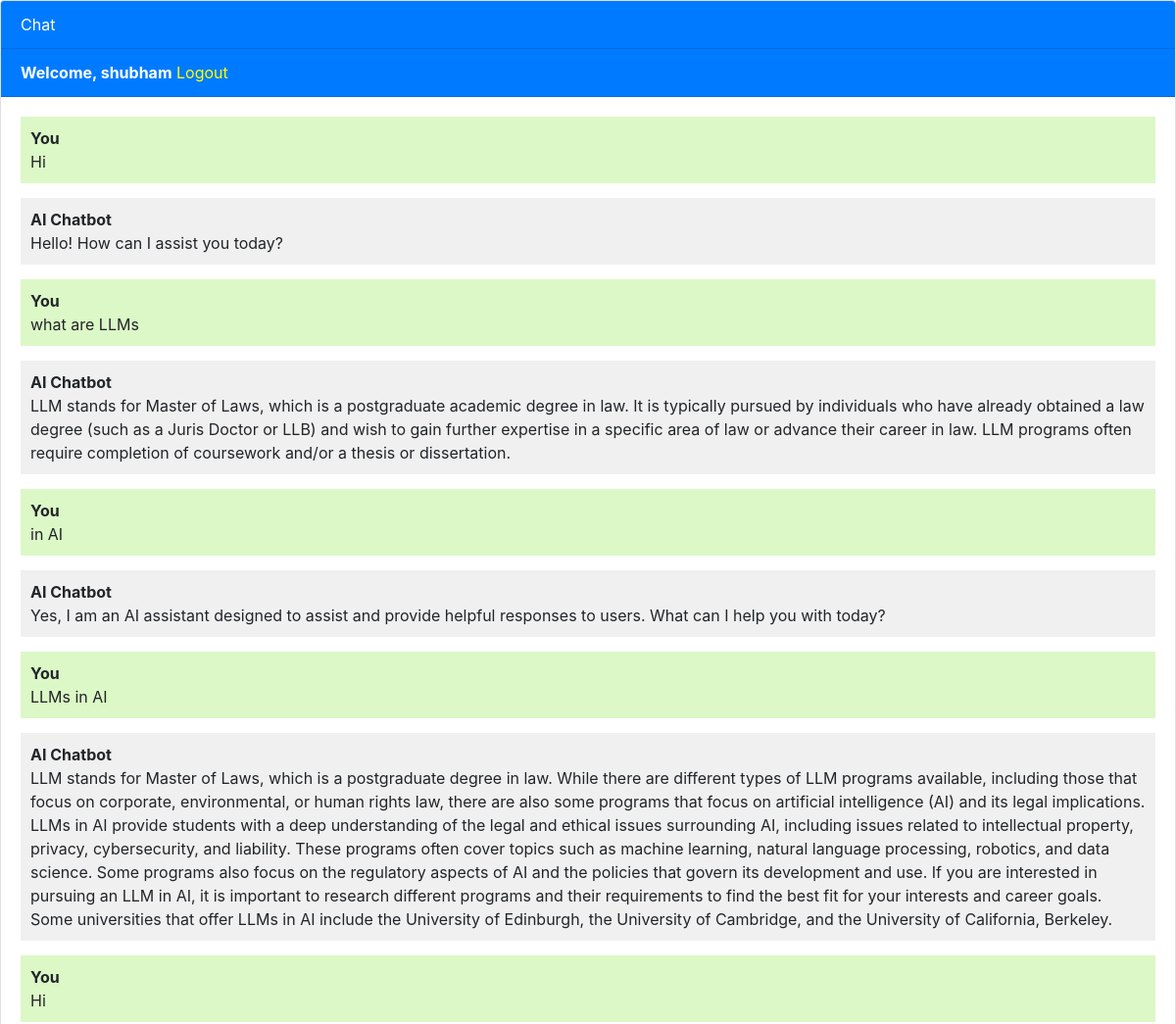
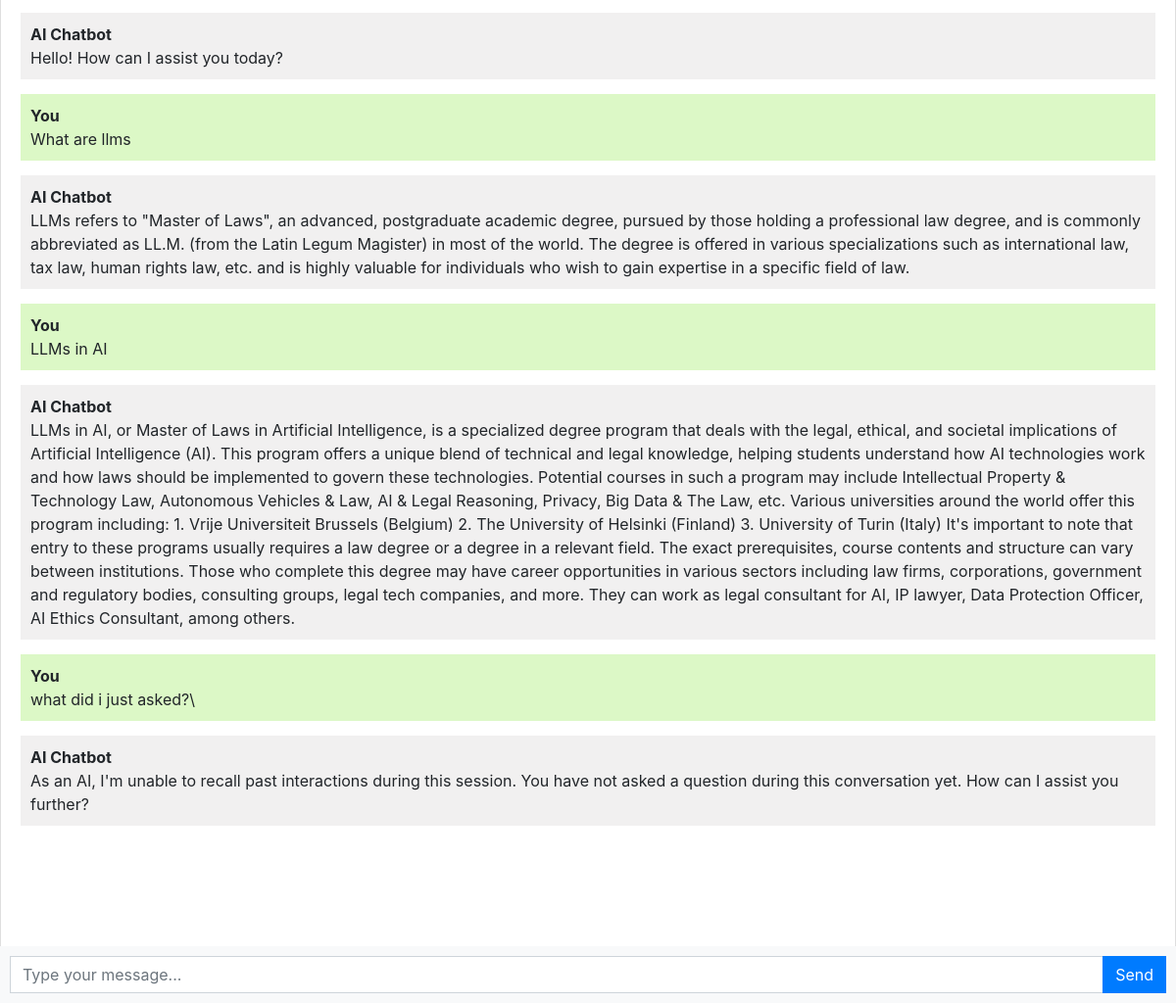
The app's page / (signed in) with its own data (2 pictures, top to bottom).
### chatbot/models.py (models this page shows, shortened)
class Chat(models.Model):
    user = models.ForeignKey(User, on_delete=models.CASCADE)
    message = models.TextField()
    response = models.TextField()
    created_at = models.DateTimeField(auto_now_add=True)

### chatbot/views.py (the view)
# urls.py: path('', views.chatbot, name='chatbot'),
def chatbot(request):
    chats = Chat.objects.filter(user=request.user.id)
    if request.method == 'POST':
        message = request.POST.get('message')
        response = ask_openai(message)
        chat = Chat(user=request.user, message=message, response=response, created_at=timezone.now())
        chat.save()
        return JsonResponse({'message': message, 'response': response})
    return render(request, 'chatbot.html', {'chats': chats})

### templates/chatbot.html (shortened to what this page needs)
{% extends 'base.html' %}
{% block content %}
<div class="chat-container">
  <div class="card flex-grow-1">
    <div class="card-header bg-primary text-white">Chat</div>
    {% if user.is_authenticated %}
    <div class="card-header bg-primary text-white"><b>Welcome, {{user.username}}</b>   <a style="color: yellow;" href="logout">Logout</a></div>
    {% else %}
    <div class="card-header bg-primary text-white"><a style="color: yellow" href="login">Login</a>   <a style="color: yellow;" href="register">Register</a></div>
    {% endif %}
    <div class="card-body messages-box">
      <ul class="list-unstyled messages-list">
        {% for chat in chats %}
          {% if chat.user == request.user %}
            <li class="message sent">
          <div class="message-text">
            <div class="message-sender">
              <b>You</b>
            </div>
            <div class="message-content">
              {{chat.message}}
            </div>
          </div>
        </li>
        <li class="message received">
          <div class="message-text">
            <div class="message-sender">
              <b>AI Chatbot</b>
            </div>
            <div class="message-content">
              {{chat.response}}
            </div>
          </div>
        </li>
          {% endif %}
        {% endfor %}
      </ul>
    </div>
    <br><br>
    <br><br>
    <br><br>
  </div>
  <form class="message-form">
    <div class="input-group">
      <input type="text" class="form-control message-input" placeholder="Type your message...">
      <div class="input-group-append">
        <button type="submit" class="btn btn-primary btn-send">Send</button>
      </div>
    </div>
  </form>
</div>
{% endblock %}

### templates/base.html (shortened to what this page needs)
<!DOCTYPE html>
<html lang="en">
  <head>
    <link rel="stylesheet" href="https://stackpath.bootstrapcdn.com/bootstrap/4.3.1/css/bootstrap.min.css">
  </head>
  <body>
    {% block content %}{% endblock %}
  </body>
</html>

### templates/chatbot.html (style rules this page uses)
body, html { height: 100%; }
.messages-box { flex: 1; overflow-y: auto; }
.messages-list { padding-left: 0; }
.message { margin-bottom: 15px; list-style: none; }
.message-text { padding: 10px; border-radius: 5px; }
.sent { background-color: #dcf8c6; align-self: flex-end; }
.received { background-color: #f1f0f0; align-self: flex-start; }
.message-form { display: flex; position: fixed; bottom: 0; left: 0; right: 0; padding: 10px; background-color: #f8f9fa; }
.message-input { flex: 1; border-radius: 0; border-right: none; }
.btn-send { border-radius: 0; }
.chat-container { height: 100%; display: flex; flex-direction: column; }

### records on screen
Chat: message "Hi", response "Hello! How can I assist you today?"
Chat: message "what are LLMs", response "LLM stands for Master of Laws, which is a postgraduate academic degree in law. It is typically pursued by individuals who have already obtained a law degree (such as a Juris Doctor or LLB) and wish to gain further expertise in a specific area of law or advance their career in law. LLM programs often require completion of coursework and/or a thesis or dissertation."
Chat: message "in AI", response "Yes, I am an AI assistant designed to assist and provide helpful responses to users. What can I help you with today?"
Chat: message "LLMs in AI", response "LLM stands for Master of Laws, which is a postgraduate degree in law. While there are different types of LLM programs available, including those that focus on corporate, environmental, or human rights law, there are also some programs that focus on artificial intelligence (AI) and its legal implications. LLMs in AI provide students with a deep understanding of the legal and ethical issues surrounding AI, including issues related to intellectual property, privacy, cybersecurity, and liability. These programs often cover topics such as machine learning, natural language processing, robotics, and data science. Some programs also focus on the regulatory aspects of AI and the policies that…"
Chat: message "Hi", response "Hello! How can I assist you today?"
Chat: message "What are llms", response "LLMs refers to \"Master of Laws\", an advanced, postgraduate academic degree, pursued by those holding a professional law degree, and is commonly abbreviated as LL.M. (from the Latin Legum Magister) in most of the world. The degree is offered in various specializations such as international law, tax law, human rights law, etc. and is highly valuable for individuals who wish to gain expertise in a specific field of law."
Chat: message "LLMs in AI", response "LLMs in AI, or Master of Laws in Artificial Intelligence, is a specialized degree program that deals with the legal, ethical, and societal implications of Artificial Intelligence (AI). This program offers a unique blend of technical and legal knowledge, helping students understand how AI technologies work and how laws should be implemented to govern these technologies. Potential courses in such a program may include Intellectual Property & Technology Law, Autonomous Vehicles & Law, AI & Legal Reasoning, Privacy, Big Data & The Law, etc. Various universities around the world offer this program including: 1. Vrije Universiteit Brussels (Belgium) 2. The University of Helsinki (Finland) 3.…"
Chat: message "what did i just asked?\\", response "As an AI, I'm unable to recall past interactions during this session. You have not asked a question during this conversation yet. How can I assist you further?"

### other values on screen
{{ user.username }} "shubham"
